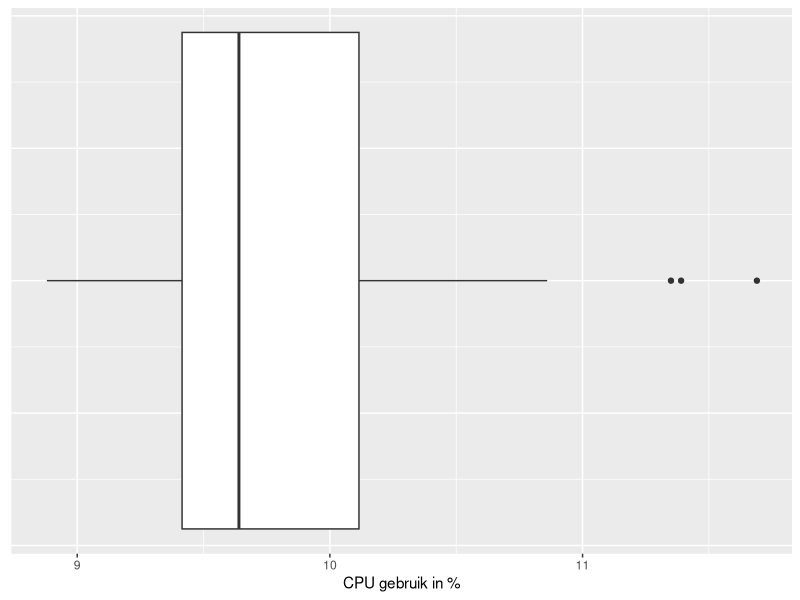

Reproduce this figure in R.
# Boxplot van het cpu gebruik van de laatste 24h

library(readr)
library(ggplot2)
CpuData <- read_table2("CPUGebruik.csv", skip = 1)

CpuData <- CpuData[8]
CpuUsage <- 100-CpuData

names(CpuUsage)[names(CpuUsage) == "%idle"] <- "Cpu"

cpuBoxPlot <- ggplot(CpuUsage, aes(x=Cpu)) + geom_boxplot()

cpuBoxPlot <- cpuBoxPlot+ theme(axis.text.y = element_blank(), axis.ticks.y = element_blank())

cpuBoxPlot <- cpuBoxPlot + labs(x = "CPU gebruik in %")

cpuBoxPlot